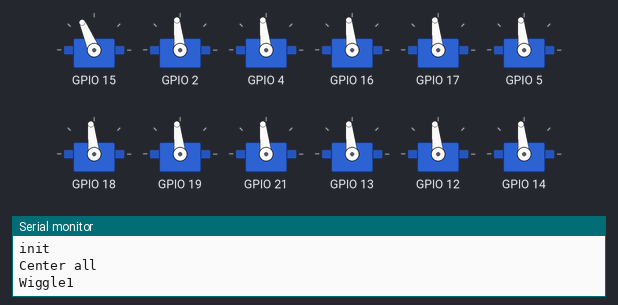
This sketch was run on a simulated ESP32. Parts: 12 × servo, the last lines printed to the serial monitor. Servo pulses on a pin are drawn as a servo (544–2400 µs = 0–180°).

Above: at 2.16 s.
At 6.06 s:
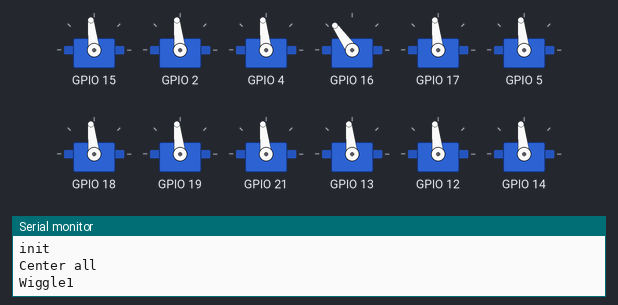
At 9.66 s:
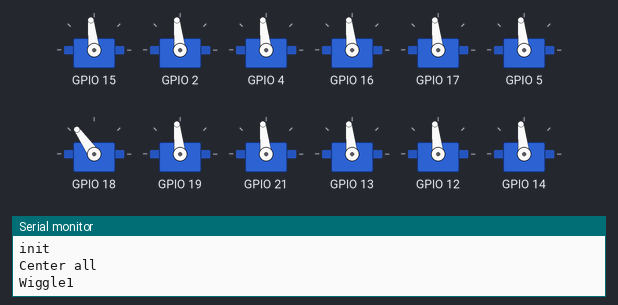
At 17.1 s:
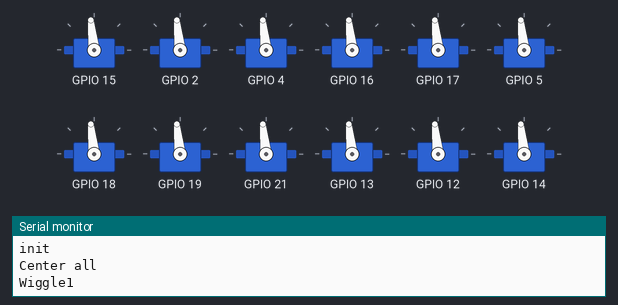
At 26.47 s:
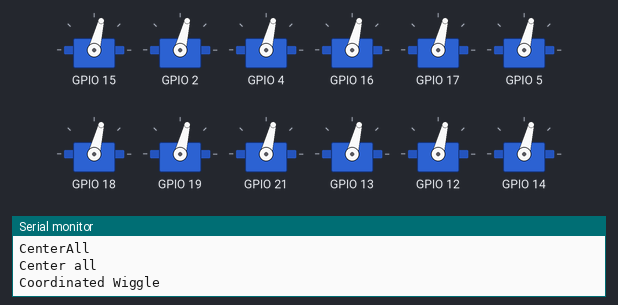
At 35.5 s:
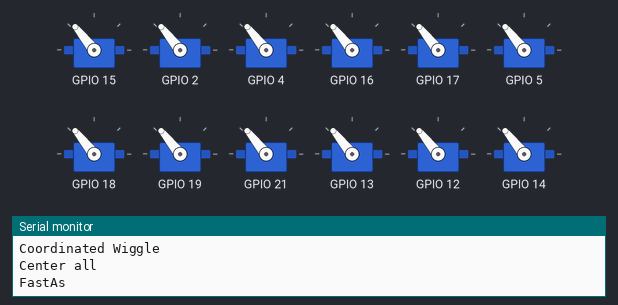
Timing chart, 0 to 40.0 s (numbered marks = the images above):
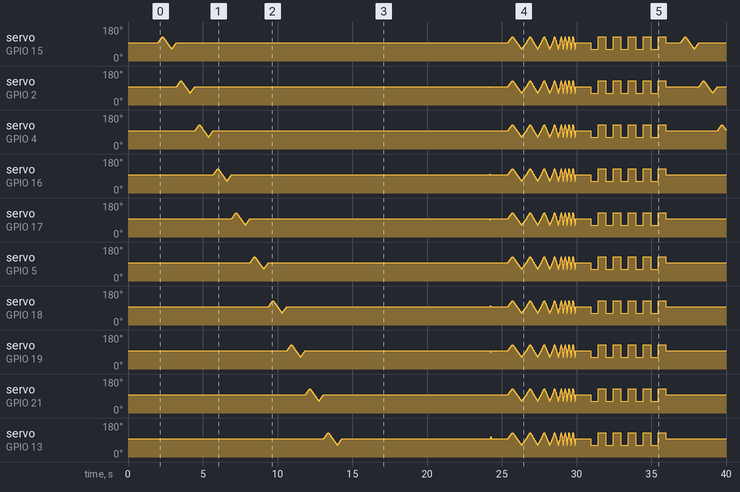

The sketch:

HexaloopEsp32Test.ino
```cpp
/*
 * Tests the basic function of the Hexaloop using the ESP32 servo driver.
 * Tests get more and more aggressive on power.
 * Use "ESP32 Dev Module"
 */

#include <ServoController.h>
#include <Esp32ServoController.h>

#define SERVO_CHANNEL_MIN   0
#define SERVO_CHANNEL_MAX   17

const int ANG_MIN = 60;
const int ANG_MAX = 120;

Esp32ServoController svo;

void setup() {
  Serial.begin(115200);
  Serial.println("Esp32 ServoController Test");

  Serial.println("init");
  svo.init();
  centerAll();
  delay(2000);
}

void loop()
{
  Serial.println("Wiggle1");
  individualWiggle(10);
  Serial.println("Wiggle2");
  individualWiggle(0);
  Serial.println("CenterAll");
  centerAll();
  delay(1000);

  Serial.println("Coordinated Wiggle");
  for (int i = 5; i > 0; i--)
    coordinatedWiggle(2 * i);
  coordinatedWiggle(2);
  coordinatedWiggle(2);
  coordinatedWiggle(2);
  centerAll();
  delay(1000);

  Serial.println("FastAs");
  for (int i = 0; i < 5; i++)
    fastAs();
  centerAll();
  delay(1000);
}

void centerAll()
{
  Serial.println("Center all");
  for (int c = SERVO_CHANNEL_MIN; c <= 17; c++)
    svo.setServo(c, 90);
  svo.updateServos();
}

void fastAs()
{
  const int DELAY = 500;

  for (int c = SERVO_CHANNEL_MIN; c <= SERVO_CHANNEL_MAX; c++)
    svo.setServo(c, ANG_MIN);
  svo.updateServos();
  delay(DELAY);

  for (int c = SERVO_CHANNEL_MIN; c <= SERVO_CHANNEL_MAX; c++)
    svo.setServo(c, ANG_MAX);
  svo.updateServos();
  delay(DELAY);
}

void coordinatedWiggle(int DELAY_TIME)
{
  const int STEP = 1;
//  const int DELAY_TIME = 10;

  for (int angle = 90; angle <= ANG_MAX; angle += STEP) {
    for (int c = SERVO_CHANNEL_MIN; c <= SERVO_CHANNEL_MAX; c++) {
      svo.setServo(c, angle);
    }
    //if (angle % 10 == 0)
      //Serial.println(angle);

    svo.updateServos();
    delay(DELAY_TIME);
  }
  for (int angle = ANG_MAX; angle >= ANG_MIN; angle -= STEP) {
    for (int c = SERVO_CHANNEL_MIN; c <= SERVO_CHANNEL_MAX; c++) {
      svo.setServo(c, angle);
    }
    //if (angle % 10 == 0)
      ///Serial.println(angle);

    svo.updateServos();
    delay(DELAY_TIME);
  }
  for (int angle = ANG_MIN; angle <= 90; angle += STEP) {
    for (int c = SERVO_CHANNEL_MIN; c <= SERVO_CHANNEL_MAX; c++) {
      svo.setServo(c, angle);
    }
    //if (angle % 10 == 0)
      //Serial.println(angle);

    svo.updateServos();
    delay(DELAY_TIME);
  }
}

void individualWiggle(int DELAY_TIME)
{
  //const int DELAY_TIME = 3;

  for (int c = SERVO_CHANNEL_MIN; c <= SERVO_CHANNEL_MAX; c++) {
    //Serial.print("*** Channel:");
    //Serial.println(c);

    for (int angle = 90; angle <= ANG_MAX; angle++) {
      //if (angle % 10 == 0)
        //Serial.println(angle);
      svo.setServo(c, angle);
      svo.updateServos();
      delay(DELAY_TIME);
    }

    for (int angle = ANG_MAX; angle >= ANG_MIN; angle--) {
      //if (angle % 10 == 0)
        //Serial.println(angle);
      svo.setServo(c, angle);
      svo.updateServos();
      delay(DELAY_TIME);
    }

    for (int angle = ANG_MIN; angle <= 90; angle++) {
      //if (angle % 10 == 0)
        //Serial.println(angle);
      svo.setServo(c, angle);
      svo.updateServos();
      delay(DELAY_TIME);
    }
  }
}
```
